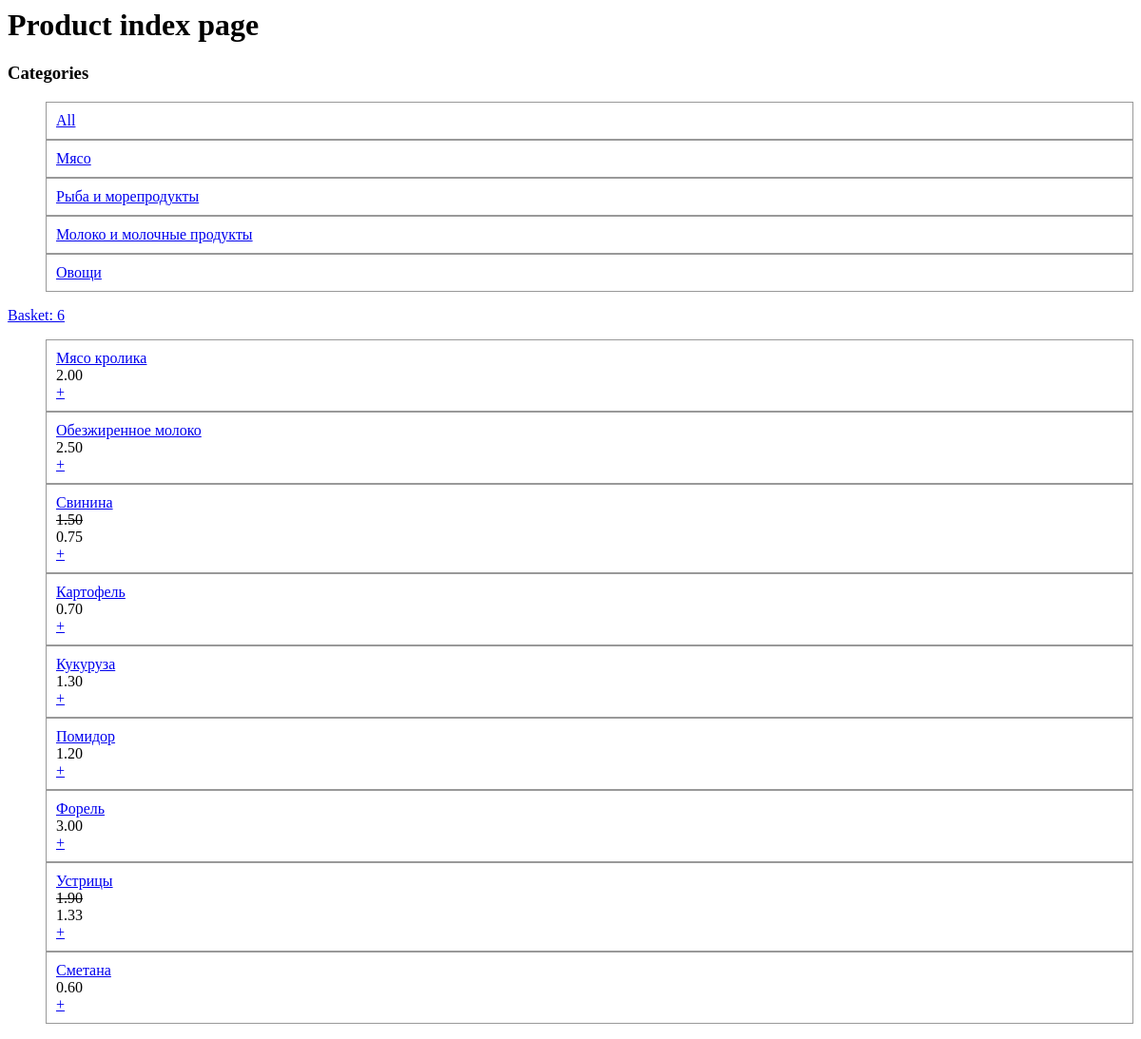
The page /product/ (signed in) on the database as committed earlier.
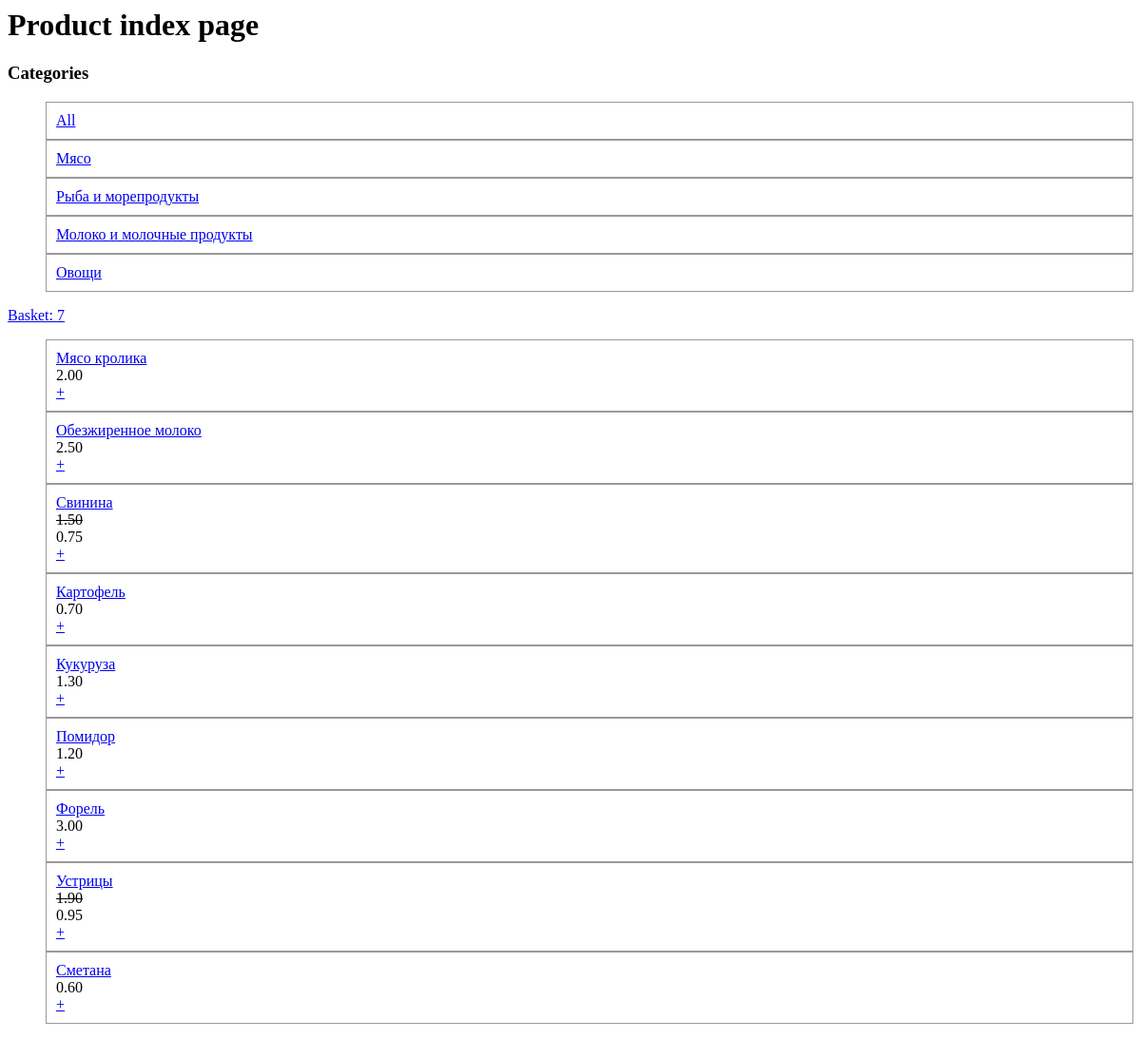
The same page on the database as committed later.
### product/models.py (models this page shows, shortened)
class Basket(models.Model):
    products = models.ManyToManyField(Product, through=ProductBasket)
    owner = models.OneToOneField(
        User, on_delete=models.CASCADE, null=True, related_name="basket")

class Product(models.Model):
    title = models.CharField(max_length=200, validators=[
        MinLengthValidator(1)
    ])
    price = models.DecimalField(decimal_places=2, max_digits=12)
    discount = models.DecimalField(
        decimal_places=2, max_digits=3, null=True, blank=True)
    ingredients = models.TextField(max_length=1000, default="", blank=True)
    description = models.TextField(max_length=1000, default="", blank=True)
    category = models.ForeignKey(
        ProductCategory, on_delete=models.SET_NULL, null=True)
    brand = models.ForeignKey(
        Brand, on_delete=models.SET_NULL, null=True, blank=True)
    manufacturer = models.ForeignKey(
        Manufacturer, on_delete=models.SET_NULL, null=True, blank=True)
    def count_price(self):
        if (self.discount):
            return round(self.price * (1 - self.discount), 2)
        else:
            return self.price
    class Meta:
        constraints = [
            models.CheckConstraint(
                check=Q(discount__gte=0.01) & Q(discount__lte=1),
                name="discount_check"
            )
        ]

### product/views.py (the view)
# urls.py: path("", view=views.index, name="index"),
def index(request):
    product_category = request.GET.get("product_category")
    if (product_category == None):
        products = Product.objects.all()
    else:
        products = Product.objects.filter(category=product_category)
    basket = _get_basket(request)
    categorylist = ProductCategory.objects.all()
    return render(request, "product/index.html", {"products": products, "basket": basket, "categorylist": categorylist})

### product/views.py (called while the page is built, shortened)
def _get_basket(request):
    print("_get_basket")
    if request.user and request.user.is_authenticated:
        print("try get basket from authed user")
        return Basket.objects.get_or_create(owner=request.user)[0]

### product/templates/product/index.html
{% load static %}
<link rel="stylesheet" href="{% static 'product/style.css' %}">
<h1>Product index page</h1>
<div>
    <h3>Categories</h3>
    <ul>
        <li>
            <a href="{% url "product:index" %}">All</a>
        </li>
        {% for category in categorylist %}
        <li>
            <a href="{% url "product:index" %}?product_category={{ category.id }}">{{ category.category_name }}</a>
        </li>
        {% endfor %}
    </ul>
</div>
<div><a href="{% url "product:basket" %}">Basket: {{ basket.products.count }}</a></div>
<ul>
    {% for product in products %}
    <li>
        <div> <a href="{% url "product:about_product" product.id %}">{{ product.title }}</a> </div>
        {% if product.discount %}
            <div style="text-decoration: line-through">{{ product.price }}</div>
            <div>{{ product.count_price }}</div>
        {% else %}
            <div>{{ product.price }}</div>
        {% endif %}
        <div>
            <a href="{% url "product:add_product_to_basket" product.id %}?next={{ request.get_full_path|urlencode }}">+</a>
        </div>
    </li>
    {% endfor %}
</ul>

Rows that differ between the two databases and show on the page:
computed for Basket: products.count "6" → "7"
changed Product "Устрицы": count_price "1.33" → "0.95"
